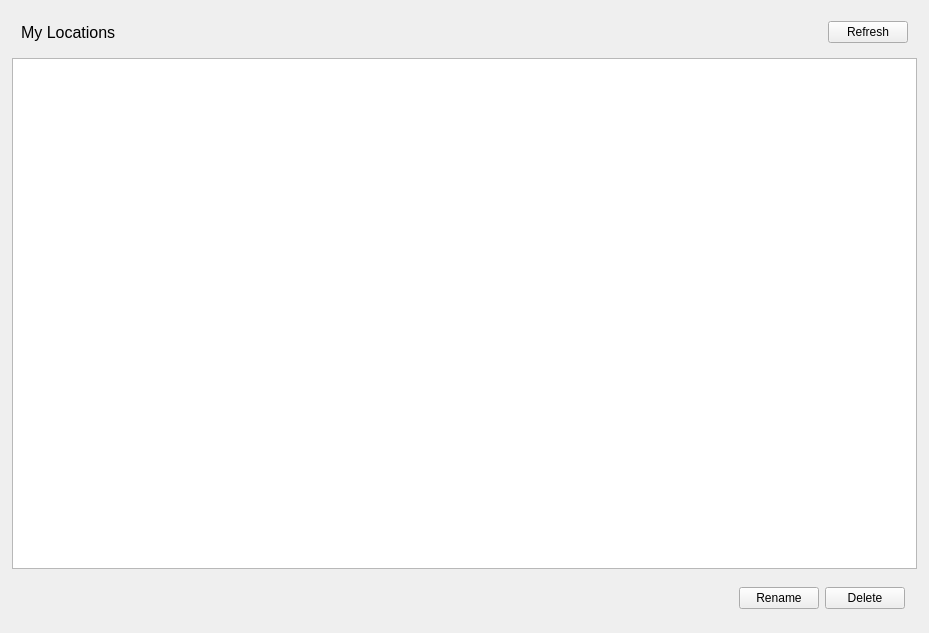
<?xml version="1.0" encoding="UTF-8"?>
<ui version="4.0">
 <class>UserLocationsWindow</class>
 <widget class="QWidget" name="UserLocationsWindow">
  <property name="geometry">
   <rect>
    <x>0</x>
    <y>0</y>
    <width>929</width>
    <height>633</height>
   </rect>
  </property>
  <property name="windowTitle">
   <string>Form</string>
  </property>
  <layout class="QVBoxLayout" name="verticalLayout">
   <property name="spacing">
    <number>-1</number>
   </property>
   <property name="leftMargin">
    <number>12</number>
   </property>
   <property name="topMargin">
    <number>12</number>
   </property>
   <property name="rightMargin">
    <number>12</number>
   </property>
   <property name="bottomMargin">
    <number>12</number>
   </property>
   <item>
    <widget class="QWidget" name="widget_2" native="true">
     <layout class="QHBoxLayout" name="horizontalLayout_2">
      <item>
       <widget class="QLabel" name="label">
        <property name="styleSheet">
         <string notr="true">font-size: 16px</string>
        </property>
        <property name="text">
         <string>My Locations</string>
        </property>
       </widget>
      </item>
      <item>
       <spacer name="horizontalSpacer_2">
        <property name="orientation">
         <enum>Qt::Horizontal</enum>
        </property>
        <property name="sizeHint" stdset="0">
         <size>
          <width>40</width>
          <height>20</height>
         </size>
        </property>
       </spacer>
      </item>
      <item>
       <widget class="QPushButton" name="refreshButton">
        <property name="text">
         <string>Refresh</string>
        </property>
       </widget>
      </item>
     </layout>
    </widget>
   </item>
   <item>
    <widget class="QTreeView" name="locationsTreeView">
     <property name="indentation">
      <number>0</number>
     </property>
     <property name="rootIsDecorated">
      <bool>false</bool>
     </property>
    </widget>
   </item>
   <item>
    <widget class="QWidget" name="widget" native="true">
     <layout class="QHBoxLayout" name="horizontalLayout">
      <property name="spacing">
       <number>-1</number>
      </property>
      <property name="leftMargin">
       <number>12</number>
      </property>
      <property name="topMargin">
       <number>12</number>
      </property>
      <property name="rightMargin">
       <number>12</number>
      </property>
      <property name="bottomMargin">
       <number>12</number>
      </property>
      <item>
       <spacer name="horizontalSpacer">
        <property name="orientation">
         <enum>Qt::Horizontal</enum>
        </property>
        <property name="sizeHint" stdset="0">
         <size>
          <width>40</width>
          <height>20</height>
         </size>
        </property>
       </spacer>
      </item>
      <item>
       <widget class="QPushButton" name="renameButton">
        <property name="text">
         <string>Rename</string>
        </property>
       </widget>
      </item>
      <item>
       <widget class="QPushButton" name="deleteButton">
        <property name="text">
         <string>Delete</string>
        </property>
       </widget>
      </item>
     </layout>
    </widget>
   </item>
  </layout>
 </widget>
 <resources/>
 <connections/>
</ui>
